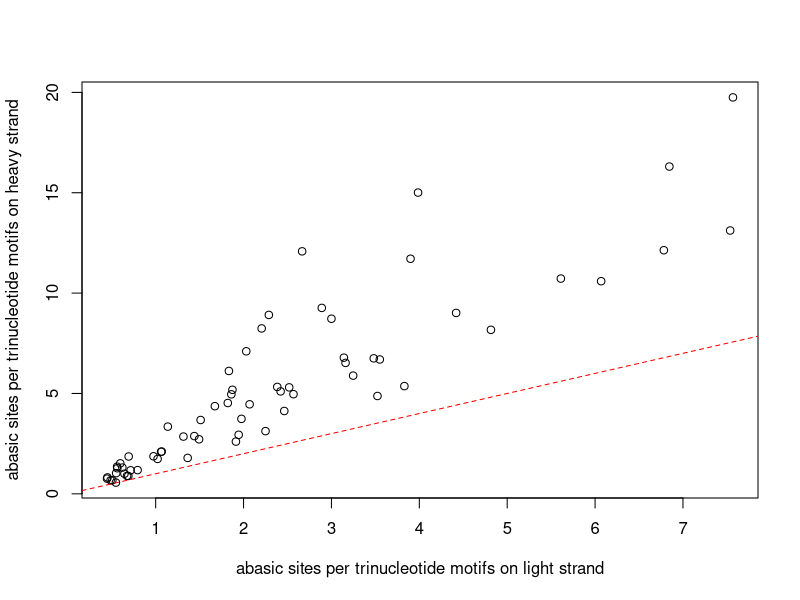
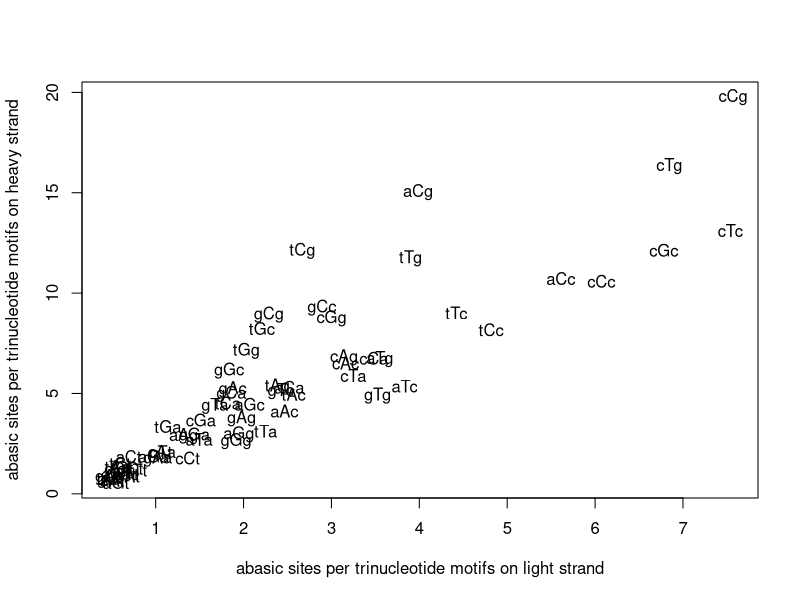
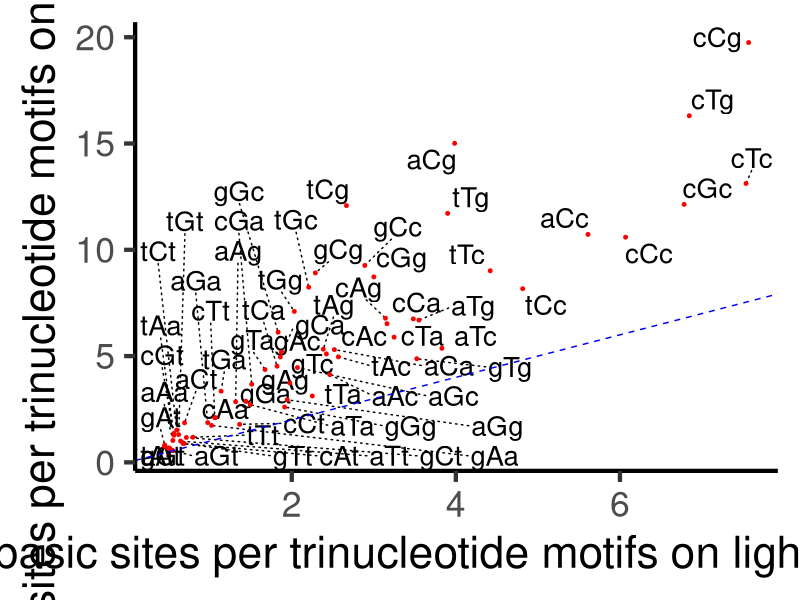

These charts were generated, in order, by the following R code: (Note: this script raises an error after producing the figures.)
## ---- chunk 1
knitr::opts_chunk$set(echo = TRUE)
rm(list=ls(all=TRUE))
library(knitr)
# library(tidyverse)
# library(kableExtra)
library(ggplot2)
library(ggrepel)
options(ggrepel.max.overlaps = Inf)

## ---- chunk 2

AB = read.table('data/AbasicSitesMtDNAcontext_HLcompare.csv', sep = ';', header=TRUE)
head(AB)
## ---- chunk 3
dim(AB)
cor.test(AB$avgL,AB$avgH, method = 'spearman')
plot(AB$avgL,AB$avgH, ylab = 'abasic sites per trinucleotide motifs on heavy strand', xlab = 'abasic sites per trinucleotide motifs on light strand')
abline(a=0, b=1, col = 'red', lty = 2)
plot(AB$avgL,AB$avgH,pch = '', ylab = 'abasic sites per trinucleotide motifs on heavy strand', xlab = 'abasic sites per trinucleotide motifs on light strand')
text(AB$avgL,AB$avgH,AB$origtriH)
## ---- chunk 4
ggplot(AB, aes(avgL, avgH, label = origtriH)) +
  geom_text_repel(segment.linetype=3, size=7) +
  geom_point(color = 'red', size=1) +
  theme_classic(base_size = 32) +
  ylab('Abasic sites per trinucleotide motifs on heavy strand') +
  xlab('Abasic sites per trinucleotide motifs on light strand') +
  geom_abline(slope = 1,
              intercept = 0,
              color="blue",
              linetype = "dashed")
# png("mtcars.png")
ggsave("figures/h_vs_l.pdf", device = "pdf", width = 12, height = 12)
## ---- chunk 5
AB$AbasicSiteOnHeavyStrand = ''
for (i in 1:nrow(AB))
{ # i = 1
AB$AbasicSiteOnHeavyStrand[i] = unlist(strsplit(AB$origtriH[i],''))[2]
}

wilcox.test(AB[AB$AbasicSiteOnHeavyStrand == 'C',]$avgH, AB[AB$AbasicSiteOnHeavyStrand != 'C',]$avgH)
boxplot(AB[AB$AbasicSiteOnHeavyStrand == 'C',]$avgH, AB[AB$AbasicSiteOnHeavyStrand != 'C',]$avgH, notch = TRUE, names = c('C','ATG'))
boxplot(AB[AB$AbasicSiteOnHeavyStrand == 'A',]$avgH, AB[AB$AbasicSiteOnHeavyStrand == 'T',]$avgH, AB[AB$AbasicSiteOnHeavyStrand == 'G',]$avgH, AB[AB$AbasicSiteOnHeavyStrand == 'C',]$avgH, notch = TRUE, names = c('A','T','G','C'))

